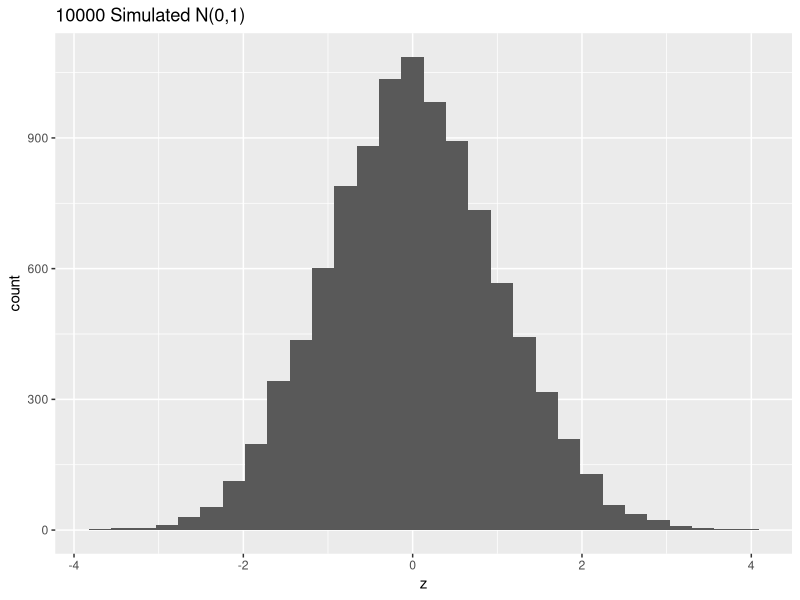
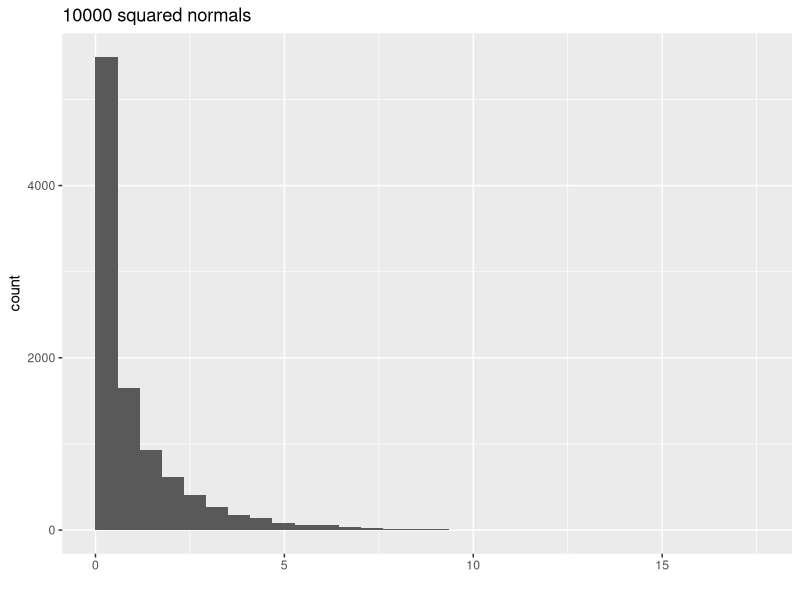
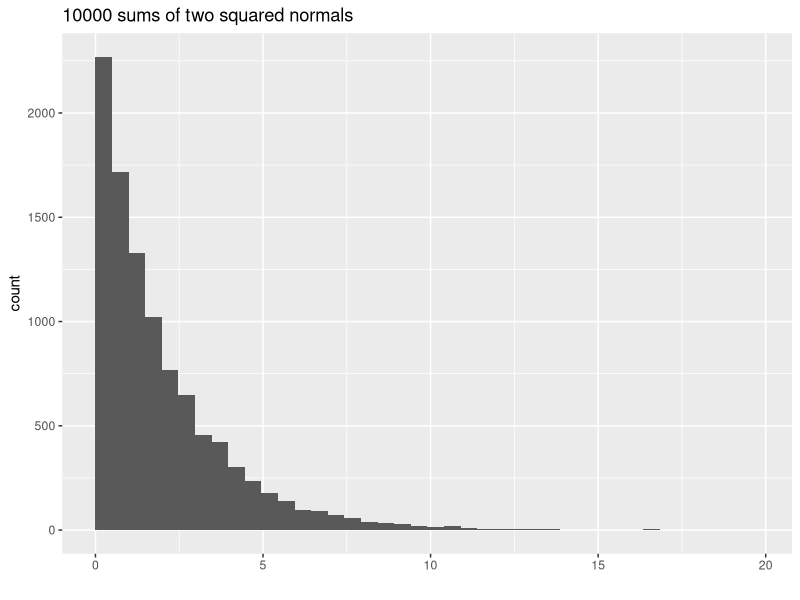
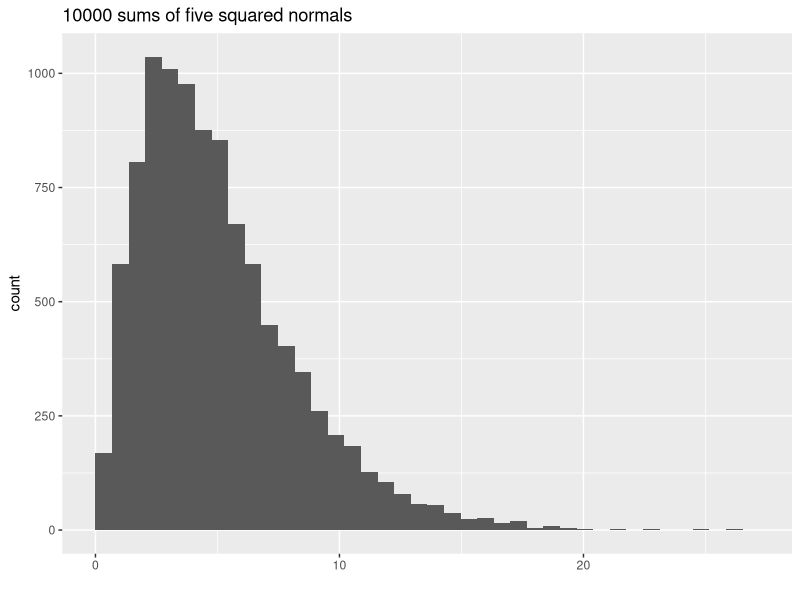
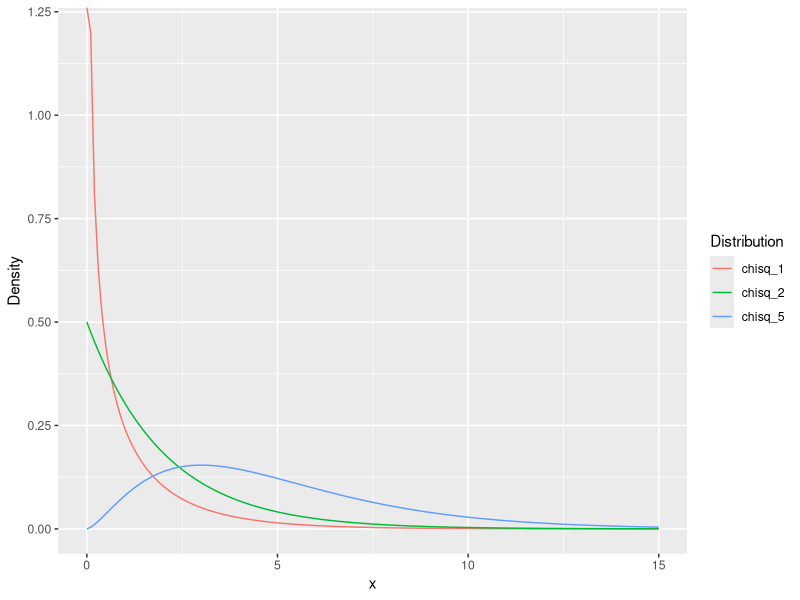
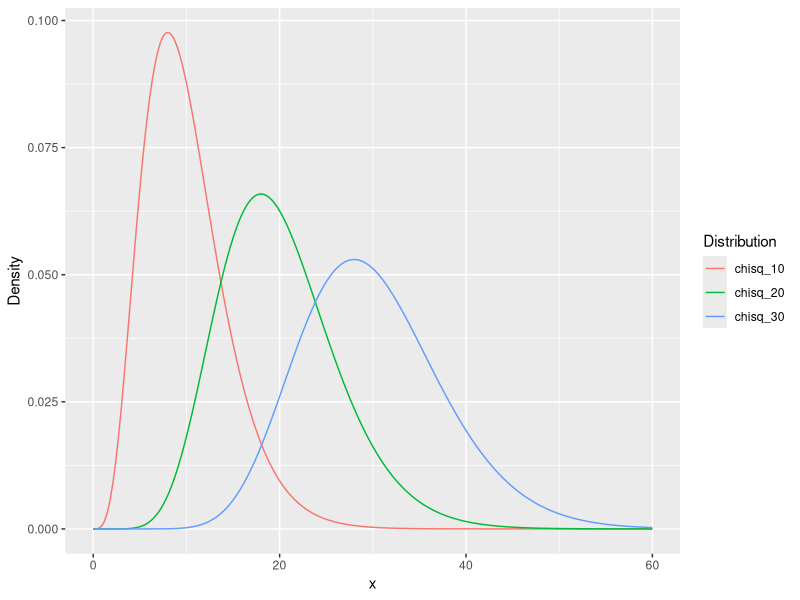
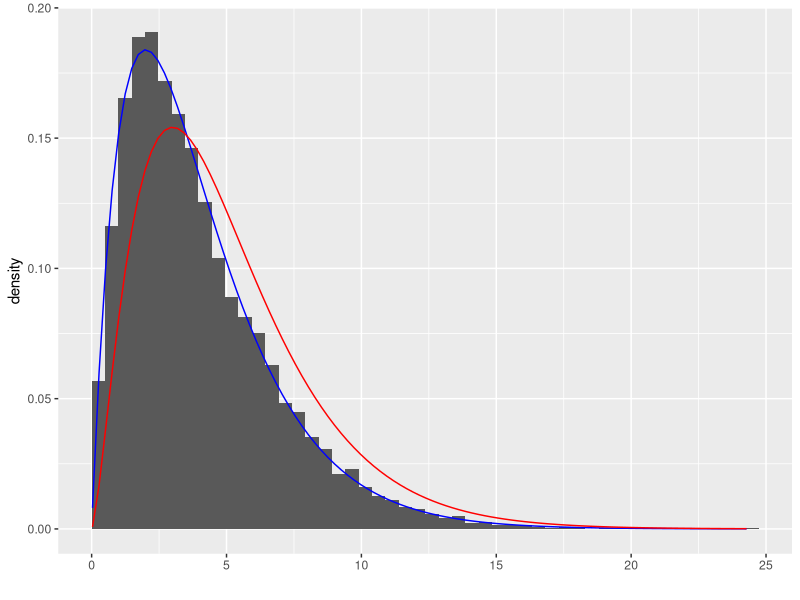
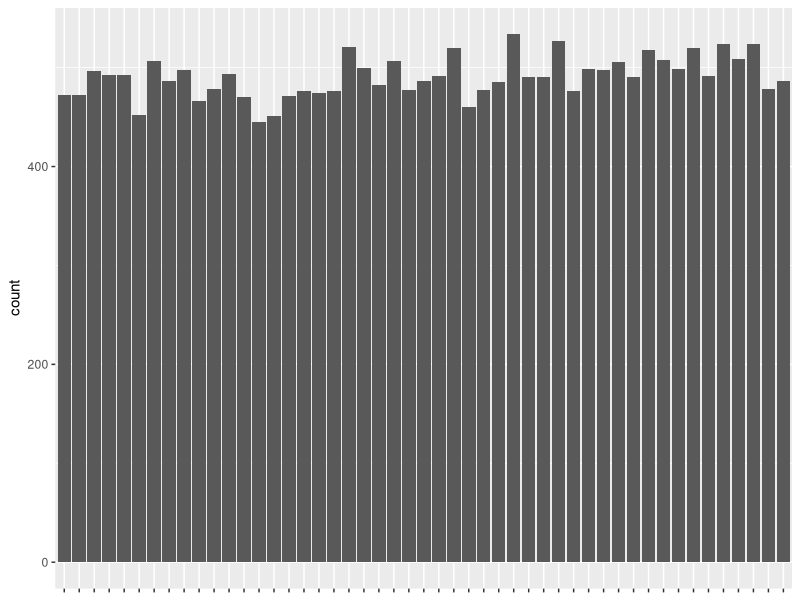

Source code (R) for these figures, in order:
## ---- chunk 1
knitr::opts_chunk$set(echo = FALSE, message=FALSE,
                      dev='pdf', fig.width=4, fig.asp=0.618, fig.align='center')
options(tibble.width=70, scipen = 999)
## ---- chunk 2
library(tidyverse)

k <- 10000
data_frame(z = rnorm(k)) %>% 
  ggplot(aes(x=z)) + geom_histogram(bins=30) + ggtitle("10000 Simulated N(0,1)")
## ---- chunk 3
as.data.frame(replicate(1, rnorm(k))) %>% 
  mutate(sq=V1^2) %>% 
  ggplot(aes(x=sq)) + geom_histogram(bins=30, boundary=0) + ggtitle("10000 squared normals") + xlab("")
## ---- chunk 4
data_frame(ssq=apply(replicate(2, rnorm(k)), 1, function(x) sum(x^2))) %>% 
  ggplot(aes(x=ssq)) + geom_histogram(bins = 40, boundary=0) + ggtitle("10000 sums of two squared normals") + xlab("")
## ---- chunk 5
data_frame(ssq=apply(replicate(5, rnorm(k)), 1, function(x) sum(x^2))) %>% 
  ggplot(aes(x=ssq)) + geom_histogram(bins = 40, boundary=0) + ggtitle("10000 sums of five squared normals") + xlab("")
## ---- chunk 6
x <- seq(0, 15, by=0.1)
data_frame(x) %>% 
  mutate(chisq_1 = dchisq(x, 1),
         chisq_2 = dchisq(x, 2),
         chisq_5 = dchisq(x, 5)) %>% 
  gather(key=Distribution, value=Density, -x) %>% 
  ggplot(aes(x, y=Density, color=Distribution)) + geom_line()
## ---- chunk 7
x <- seq(0, 60, by=0.3)
data_frame(x) %>% 
  mutate(chisq_10 = dchisq(x, 10),
         chisq_20 = dchisq(x, 20),
         chisq_30 = dchisq(x, 30)) %>% 
  gather(key=Distribution, value=Density, -x) %>% 
  ggplot(aes(x, y=Density, color=Distribution)) + geom_line()
## ---- chunk 8

data.frame(ssq=apply(replicate(k, rnorm(5)), 2, 
                     function(x) sum((x-mean(x))^2))) %>% 
  ggplot(aes(x=ssq)) + geom_histogram(aes(y=..density..), bins=50, boundary=0) + xlab("") + 
  stat_function(fun=dchisq, args=list(df=4), color="Blue") + 
  stat_function(fun=dchisq, args=list(df=5), color="Red")
## ---- chunk 9
library(readxl)
options(tibble.print_min=5)
lotto <- read_excel("649.xlsx")
lotto
## ---- chunk 10
all_numbers <- gather(lotto, "number", "numbers", 2:8) %>% 
  select(numbers) %>% 
  filter(!is.na(numbers)) %>% 
  mutate(numbers=factor(numbers))

all_numbers %>% 
  ggplot(aes(x=factor(numbers))) + geom_bar() + 
  theme(axis.title.x=element_blank(), axis.text.x = element_blank())
## ---- chunk 11
all_numbers %>% 
  group_by(numbers) %>% 
  summarize(O_i=n())
## ---- chunk 12
all_numbers_calc <- all_numbers %>% 
  group_by(numbers) %>% 
  summarize('O_i'=n()) %>% 
  mutate('E_i'=round(nrow(all_numbers)/49, 2), D_i = (O_i-E_i)^2/E_i) 
all_numbers_calc
## ---- chunk 13
x <- seq(0.1, 100, by=0.5)
plot(x, dchisq(x, 48), type='l', ylab="", xlab="", main="Chi-sq with 48 df")
abline(v = sum(all_numbers_calc$D_i), col="red", lwd=2)
## ---- chunk 14
x <- seq(0, 60, by=0.3)
data_frame(x) %>% 
  mutate(chisq_10 = dchisq(x, 10),
         chisq_20 = dchisq(x, 20),
         chisq_30 = dchisq(x, 30)) %>% 
  gather(key=Distribution, value=Density, -x) %>% 
  ggplot(aes(x, y=Density, color=Distribution)) + geom_line()
## ---- chunk 15
gas <- read_excel("pipeline.xlsx", col_types = rep("text", 4))
gas <- gas %>% 
  mutate(Leak=factor(Leak), Size=factor(Size, levels=c("1","1.5","1.75"), ordered=TRUE),
         Material=factor(Material), Pressure=factor(Pressure))
gas
## ---- chunk 16
library(xtable)
print(xtable(addmargins(table(gas$Leak, gas$Pressure)), digits = 0),
      comment = FALSE)
## ---- chunk 17
library(xtable)
print(xtable(addmargins(table(gas$Leak, gas$Pressure)), digits = 0),
      comment = FALSE)
## ---- chunk 18
library(xtable)
print(xtable(addmargins(prop.table(table(gas$Leak, gas$Pressure))), digits = 3),
      comment = FALSE)
